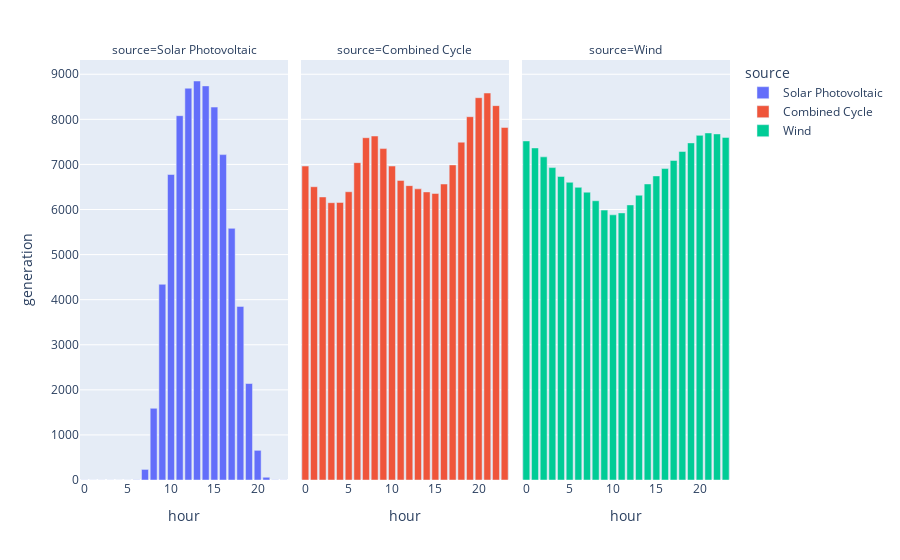

Notebook source saved alongside this figure:
### Markdown cell above
## Data visualization

### Code cell


### Figure 1 — Plotly figure (JSON) as saved in the notebook; plotly's stock layout.template omitted (floating-point values rounded to 4 significant figures)
{"data": [{"alignmentgroup": "True", "hovertemplate": "source=Solar Photovoltaic<br>hour=%{x}<br>generation=%{y}<extra></extra>", "legendgroup": "Solar Photovoltaic", "marker": {"color": "#636efa", "pattern": {"shape": ""}}, "name": "Solar Photovoltaic", "offsetgroup": "Solar Photovoltaic", "orientation": "v", "showlegend": true, "textposition": "auto", "type": "bar", "x": [0, 1, 2, 3, 4, 5, 6, 7, 8, 9, 10, 11, 12, 13, 14, 15, 16, 17, 18, 19, 20, 21, 22, 23], "xaxis": "x", "y": [2.623, 1.842, 2.112, 2.054, 1.215, 1.63, 4.741, 235.0, 1591.0, 4341.0, 6776.0, 8081.0, 8690.0, 8850.0, 8742.0, 8271.0, 7217.0, 5581.0, 3851.0, 2140.0, 657.9, 60.85, 4.746, 2.751], "yaxis": "y"}, {"alignmentgroup": "True", "hovertemplate": "source=Combined Cycle<br>hour=%{x}<br>generation=%{y}<extra></extra>", "legendgroup": "Combined Cycle", "marker": {"color": "#EF553B", "pattern": {"shape": ""}}, "name": "Combined Cycle", "offsetgroup": "Combined Cycle", "orientation": "v", "showlegend": true, "textposition": "auto", "type": "bar", "x": [0, 1, 2, 3, 4, 5, 6, 7, 8, 9, 10, 11, 12, 13, 14, 15, 16, 17, 18, 19, 20, 21, 22, 23], "xaxis": "x2", "y": [6964.0, 6505.0, 6278.0, 6151.0, 6157.0, 6394.0, 7039.0, 7592.0, 7630.0, 7351.0, 6964.0, 6646.0, 6529.0, 6458.0, 6390.0, 6355.0, 6565.0, 6989.0, 7493.0, 8058.0, 8480.0, 8583.0, 8304.0, 7820.0], "yaxis": "y2"}, {"alignmentgroup": "True", "hovertemplate": "source=Wind<br>hour=%{x}<br>generation=%{y}<extra></extra>", "legendgroup": "Wind", "marker": {"color": "#00cc96", "pattern": {"shape": ""}}, "name": "Wind", "offsetgroup": "Wind", "orientation": "v", "showlegend": true, "textposition": "auto", "type": "bar", "x": [0, 1, 2, 3, 4, 5, 6, 7, 8, 9, 10, 11, 12, 13, 14, 15, 16, 17, 18, 19, 20, 21, 22, 23], "xaxis": "x3", "y": [7521.0, 7365.0, 7168.0, 6930.0, 6733.0, 6603.0, 6491.0, 6384.0, 6194.0, 5987.0, 5882.0, 5925.0, 6102.0, 6317.0, 6567.0, 6745.0, 6908.0, 7088.0, 7286.0, 7477.0, 7644.0, 7698.0, 7677.0, 7599.0], "yaxis": "y3"}], "layout": {"annotations": [{"font": {}, "showarrow": false, "text": "source=Solar Photovoltaic", "x": 0.16, "xanchor": "center", "xref": "paper", "y": 1, "yanchor": "bottom", "yref": "paper"}, {"font": {}, "showarrow": false, "text": "source=Combined Cycle", "x": 0.5, "xanchor": "center", "xref": "paper", "y": 1, "yanchor": "bottom", "yref": "paper"}, {"font": {}, "showarrow": false, "text": "source=Wind", "x": 0.84, "xanchor": "center", "xref": "paper", "y": 1, "yanchor": "bottom", "yref": "paper"}], "barmode": "relative", "legend": {"title": {"text": "source"}, "tracegroupgap": 0}, "margin": {"t": 60}, "xaxis": {"anchor": "y", "domain": [0, 0.32], "title": {"text": "hour"}}, "xaxis2": {"anchor": "y2", "domain": [0.34, 0.66], "matches": "x", "title": {"text": "hour"}}, "xaxis3": {"anchor": "y3", "domain": [0.68, 1.0], "matches": "x", "title": {"text": "hour"}}, "yaxis": {"anchor": "x", "domain": [0, 1], "title": {"text": "generation"}}, "yaxis2": {"anchor": "x2", "domain": [0, 1], "matches": "y", "showticklabels": false}, "yaxis3": {"anchor": "x3", "domain": [0, 1], "matches": "y", "showticklabels": false}}}
